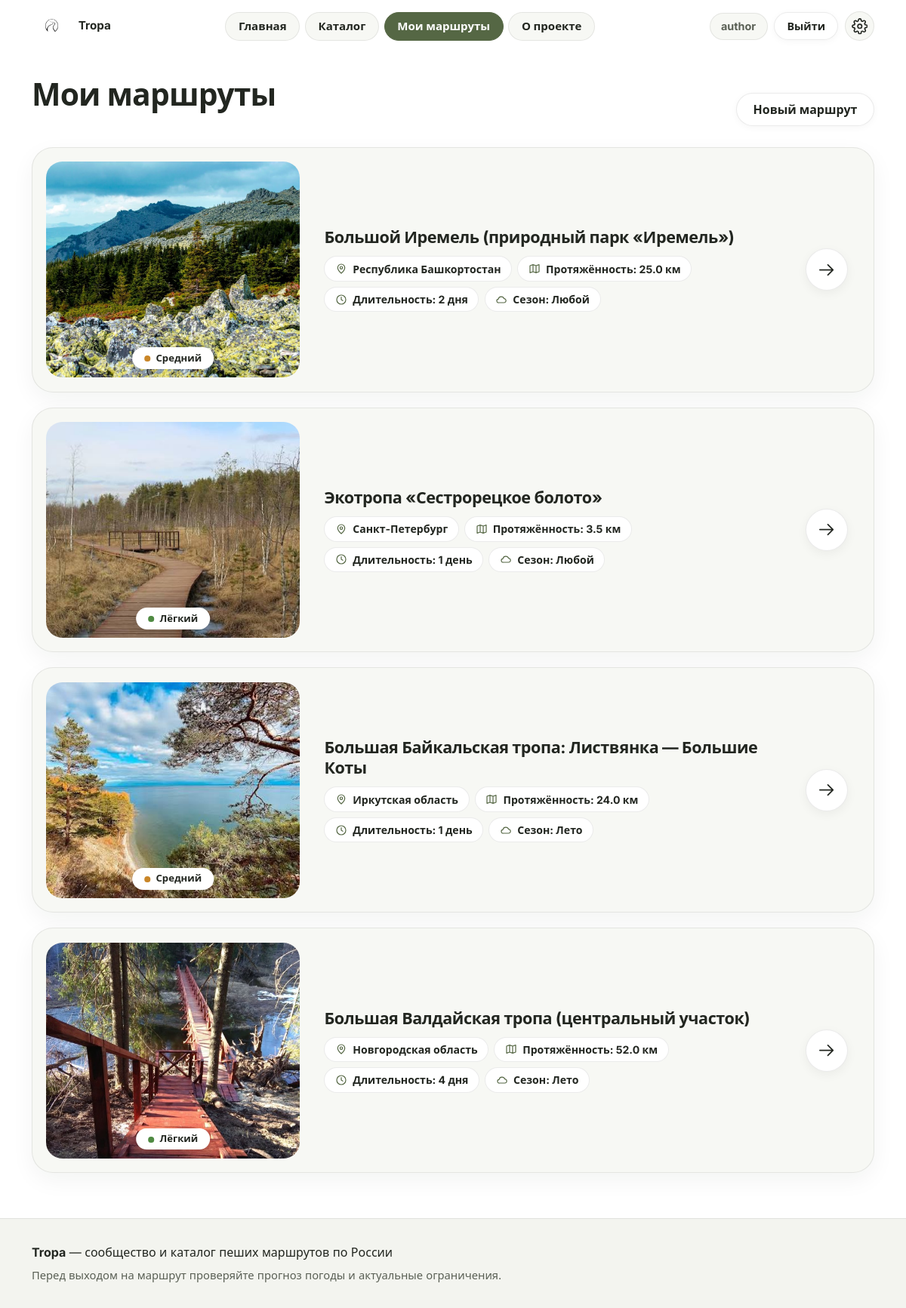
/routes/mine (signed in), run on the app's committed database.
### tables this page shows
CREATE TABLE users (
    id            INTEGER PRIMARY KEY AUTOINCREMENT,
    username      TEXT NOT NULL UNIQUE,
    password_hash TEXT NOT NULL,
    created_at    TEXT NOT NULL DEFAULT CURRENT_TIMESTAMP
, email TEXT, google_sub TEXT);

CREATE TABLE routes (
    id             INTEGER PRIMARY KEY AUTOINCREMENT,
    author_id      INTEGER NOT NULL REFERENCES users(id),
    title          TEXT NOT NULL,
    region         TEXT NOT NULL,
    length_km      REAL NOT NULL,
    difficulty     TEXT NOT NULL CHECK (difficulty IN ('easy', 'medium', 'hard')),
    days           INTEGER NOT NULL DEFAULT 1,
    season         TEXT NOT NULL DEFAULT 'any',
    terrain        TEXT NOT NULL DEFAULT 'any',
    description    TEXT NOT NULL,
    restrictions   TEXT,
    source_url     TEXT,
    source_checked TEXT,
    open_from      TEXT,
    open_to        TEXT,
    is_public      INTEGER NOT NULL DEFAULT 1,
    views          INTEGER NOT NULL DEFAULT 0,
    surface        TEXT,
    max_slope      TEXT,
    has_steps      INTEGER NOT NULL DEFAULT 0,
    rest_points    TEXT,
    created_at     TEXT NOT NULL DEFAULT CURRENT_TIMESTAMP
);

### views/routes.py (the view)
@bp.route("/mine")
@login_required
def mine():
    routes = get_db().execute(
        "SELECT * FROM routes WHERE author_id = ? ORDER BY created_at DESC, id DESC",
        (g.user["id"],),
    ).fetchall()
    return render_template("my_routes.html", routes=routes, difficulty=DIFFICULTY)

### app.py (called while the page is built)
def ru_days(n):
    n = int(n)
    if 11 <= n % 100 <= 14:
        word = "дней"
    elif n % 10 == 1:
        word = "день"
    elif 2 <= n % 10 <= 4:
        word = "дня"
    else:
        word = "дней"
    return f"{n} {word}"

### db.py (called while the page is built)
def get_db():
    if "db" not in g:
        g.db = sqlite3.connect(current_app.config["DATABASE"])
        g.db.row_factory = sqlite3.Row
        g.db.execute("PRAGMA foreign_keys = ON")
    return g.db

### views/auth.py (called while the page is built)
@bp.before_app_request
def load_logged_in_user():
    user_id = session.get("user_id")
    g.user = None
    if user_id is not None:
        g.user = get_db().execute(
            "SELECT id, username FROM users WHERE id = ?", (user_id,)
        ).fetchone()
        if g.user is None:
            session.clear()

def login_required(view):
    @functools.wraps(view)
    def wrapped(**kwargs):
        if g.user is None:
            nxt = request.full_path.rstrip("?") if request.method == "GET" else None
            return redirect(url_for("auth.login", next=nxt))
        return view(**kwargs)
    return wrapped

### templates/my_routes.html (shortened to what this page needs)
{% extends "base.html" %}
{% block main_class %}wide{% endblock %}
{% block content %}
  <div class="section-head">
    <h1>Мои маршруты</h1>
    <a class="btn" href="{{ url_for('routes.create') }}">Новый маршрут</a>
  </div>
  <ul class="route-list">
    {% for r in routes %}{% include "_route_card.html" %}
    {% else %}<li class="empty card">У вас пока нет маршрутов. <a href="{{ url_for('routes.create') }}">Создать первый</a>.</li>
    {% endfor %}
  </ul>
{% endblock %}

### templates/base.html (shortened to what this page needs)
<!DOCTYPE html>
<html lang="ru">
<head>
  <link rel="stylesheet" href="{{ url_for('static', filename='css/style.css') }}?v=4">
</head>
<body>
  {% set ep = request.endpoint %}
  <header class="site-header">
    <div class="header-inner">
      <a class="logo" href="{{ url_for('pages.index') }}">
        <img src="{{ url_for('static', filename='img/logo.png') }}" alt="">
        <span>Tropa</span>
      </a>
      <nav class="main-nav" aria-label="Основное меню">
        <a href="{{ url_for('pages.index') }}" {% if ep == 'pages.index' %}aria-current="page"{% endif %}>Главная</a>
        <a href="{{ url_for('routes.catalog') }}" {% if ep == 'routes.catalog' %}aria-current="page"{% endif %}>Каталог</a>
        <a href="{{ url_for('routes.mine') }}" {% if ep == 'routes.mine' %}aria-current="page"{% endif %}>Мои маршруты</a>
        <a href="{{ url_for('pages.about') }}" {% if ep == 'pages.about' %}aria-current="page"{% endif %}>О проекте</a>
      </nav>
      <div class="header-actions">
        {% if g.user %}
          <span class="user-name">{{ g.user['username'] }}</span>
          <a class="btn btn-small" href="{{ url_for('auth.logout') }}">Выйти</a>
        {% else %}
          <a class="btn btn-small" href="{{ url_for('auth.login') }}">Вход</a>
        {% endif %}
        <div class="settings">
          <button type="button" class="settings-btn" id="settings-btn"
                  aria-expanded="false" aria-controls="settings-panel" aria-label="Настройки отображения и доступности">
            <svg class="icon" aria-hidden="true"><use href="#i-gear"/></svg>
          </button>
        </div>
      </div>
    </div>
  </header>
  <main id="content" class="{% block main_class %}page{% endblock %}" tabindex="-1">
    {% block content %}{% endblock %}
  </main>
  <footer class="site-footer">
    <div class="footer-inner">
      <p><strong>Tropa</strong> — сообщество и каталог пеших маршрутов по России</p>
      <p class="footer-note">Перед выходом на маршрут проверяйте прогноз погоды и актуальные ограничения.</p>
    </div>
  </footer>
</body>
</html>

### templates/_route_card.html (shortened to what this page needs)
<li class="route-card">
  <div class="route-thumb">
    <img src="{{ route_image(r['id']) }}" alt="Фото маршрута: {{ r['title'] }}"
         width="400" height="286" loading="lazy">
    <span class="diff-pill diff-{{ r['difficulty'] }}">{{ DIFFICULTY[r['difficulty']] }}</span>
  </div>
  <div class="route-body">
    <h3><a href="{{ url_for('routes.detail', route_id=r['id']) }}">{{ r['title'] }}</a></h3>
    <ul class="meta">
      <li><svg class="icon" aria-hidden="true"><use href="#i-pin"/></svg><span>{{ r['region'] }}</span></li>
      <li><svg class="icon" aria-hidden="true"><use href="#i-map"/></svg><span>Протяжённость: {{ r['length_km'] }} км</span></li>
      <li><svg class="icon" aria-hidden="true"><use href="#i-clock"/></svg><span>Длительность: {{ r['days']|ru_days }}</span></li>
      <li><svg class="icon" aria-hidden="true"><use href="#i-cloud"/></svg><span>Сезон: {{ SEASONS[r['season']] }}</span></li>
    </ul>
  </div>
  <span class="arrow-btn" aria-hidden="true"><svg class="icon"><use href="#i-arrow"/></svg></span>
</li>

### data on the page
users: user.username "author"
routes: shows a picture, difficulty "Средний", title "Большой Иремель (природный парк «Иремель»)", region "Республика Башкортостан", length_km "25.0", days|ru_days "2 дня", season "Любой"
routes: shows a picture, difficulty "Лёгкий", title "Экотропа «Сестрорецкое болото»", region "Санкт-Петербург", length_km "3.5", days|ru_days "1 день", season "Любой"
routes: shows a picture, difficulty "Средний", title "Большая Байкальская тропа: Листвянка — Большие Коты", region "Иркутская область", length_km "24.0", days|ru_days "1 день", season "Лето"
routes: shows a picture, difficulty "Лёгкий", title "Большая Валдайская тропа (центральный участок)", region "Новгородская область", length_km "52.0", days|ru_days "4 дня", season "Лето"
